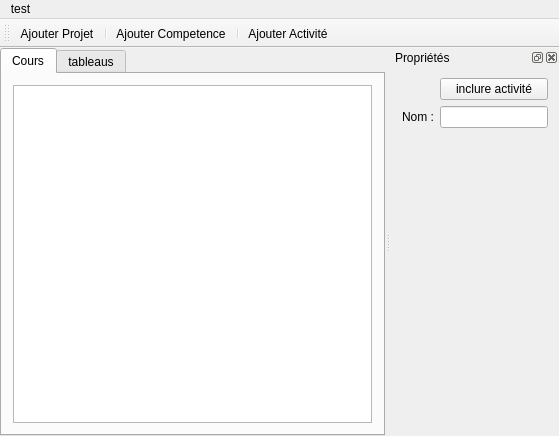
<?xml version="1.0" encoding="UTF-8"?>
<ui version="4.0">
 <class>MainWindow</class>
 <widget class="QMainWindow" name="MainWindow">
  <property name="geometry">
   <rect>
    <x>0</x>
    <y>0</y>
    <width>559</width>
    <height>436</height>
   </rect>
  </property>
  <property name="windowTitle">
   <string>MainWindow</string>
  </property>
  <widget class="QWidget" name="centralWidget">
   <layout class="QVBoxLayout" name="verticalLayout">
    <property name="leftMargin">
     <number>0</number>
    </property>
    <property name="topMargin">
     <number>0</number>
    </property>
    <property name="rightMargin">
     <number>0</number>
    </property>
    <property name="bottomMargin">
     <number>0</number>
    </property>
    <item>
     <widget class="QTabWidget" name="tabWidget">
      <property name="currentIndex">
       <number>0</number>
      </property>
      <widget class="QWidget" name="tab">
       <attribute name="title">
        <string>Cours</string>
       </attribute>
       <layout class="QHBoxLayout" name="horizontalLayout_2">
        <item>
         <widget class="QTreeView" name="treeView"/>
        </item>
       </layout>
      </widget>
      <widget class="QWidget" name="Competences">
       <attribute name="title">
        <string>tableaus</string>
       </attribute>
       <layout class="QGridLayout" name="gridLayout">
        <item row="1" column="0">
         <widget class="QTableView" name="competences"/>
        </item>
        <item row="0" column="0">
         <widget class="QLabel" name="label_2">
          <property name="text">
           <string>Competences : </string>
          </property>
         </widget>
        </item>
        <item row="1" column="1">
         <widget class="QTableView" name="activites"/>
        </item>
        <item row="0" column="1">
         <widget class="QLabel" name="label_3">
          <property name="text">
           <string>Activites : </string>
          </property>
         </widget>
        </item>
       </layout>
      </widget>
     </widget>
    </item>
   </layout>
  </widget>
  <widget class="QMenuBar" name="menuBar">
   <property name="geometry">
    <rect>
     <x>0</x>
     <y>0</y>
     <width>559</width>
     <height>20</height>
    </rect>
   </property>
   <widget class="QMenu" name="menuTest">
    <property name="title">
     <string>test</string>
    </property>
   </widget>
   <addaction name="menuTest"/>
  </widget>
  <widget class="QToolBar" name="mainToolBar">
   <attribute name="toolBarArea">
    <enum>TopToolBarArea</enum>
   </attribute>
   <attribute name="toolBarBreak">
    <bool>false</bool>
   </attribute>
   <addaction name="actionAjouterProjet"/>
   <addaction name="separator"/>
   <addaction name="actionAjouterCompetence"/>
   <addaction name="separator"/>
   <addaction name="actionAjouterActivites"/>
  </widget>
  <widget class="QDockWidget" name="proprietes">
   <property name="accessibleName">
    <string/>
   </property>
   <property name="features">
    <set>QDockWidget::AllDockWidgetFeatures</set>
   </property>
   <property name="windowTitle">
    <string>Propriétés</string>
   </property>
   <attribute name="dockWidgetArea">
    <number>2</number>
   </attribute>
   <widget class="QWidget" name="dockWidgetContents_2">
    <layout class="QFormLayout" name="formLayout_2">
     <property name="fieldGrowthPolicy">
      <enum>QFormLayout::AllNonFixedFieldsGrow</enum>
     </property>
     <item row="2" column="0">
      <widget class="QLabel" name="label">
       <property name="text">
        <string>Nom :</string>
       </property>
      </widget>
     </item>
     <item row="2" column="1">
      <widget class="QLineEdit" name="name"/>
     </item>
     <item row="1" column="1">
      <widget class="QPushButton" name="inclureActivite">
       <property name="text">
        <string>inclure activité</string>
       </property>
      </widget>
     </item>
    </layout>
   </widget>
  </widget>
  <action name="actionAjouterProjet">
   <property name="text">
    <string>Ajouter Projet</string>
   </property>
  </action>
  <action name="actionAjouterCompetence">
   <property name="text">
    <string>Ajouter Competence</string>
   </property>
  </action>
  <action name="actionAjouterActivites">
   <property name="text">
    <string>Ajouter Activité</string>
   </property>
  </action>
 </widget>
 <layoutdefault spacing="6" margin="11"/>
 <resources/>
 <connections/>
</ui>
